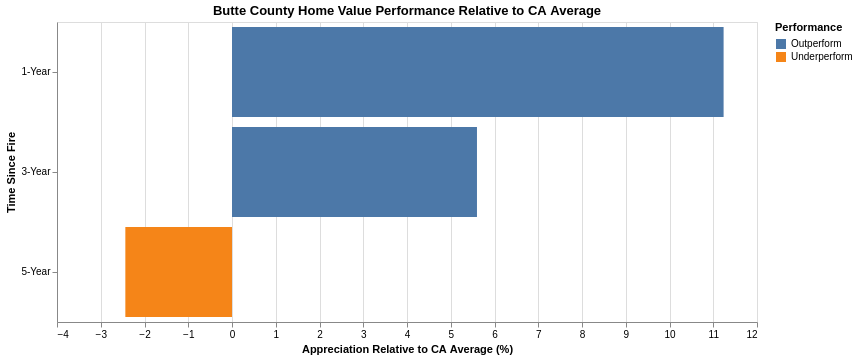

The notebook cell this image was saved under:
### Code cell
#Identify 1-year, 3-year, and 5-year post-fire date columns
yr1_col = [c for c in date_cols if '2019-11' in c][0]
yr3_col = [c for c in date_cols if '2021-11' in c][0]
yr5_col = [c for c in date_cols if '2023-11' in c][0]

#Calculate percentage changes for Butte and CA Average
def calc_appreciation(series, start_col, end_col):
    return ((series[end_col] - series[start_col]) / series[start_col]) * 100

butte_appr = {
    '1-Year': calc_appreciation(butte, fire_month_col, yr1_col),
    '3-Year': calc_appreciation(butte, fire_month_col, yr3_col),
    '5-Year': calc_appreciation(butte, fire_month_col, yr5_col)
}

ca_appr = {
    '1-Year': calc_appreciation(ca_avg, fire_month_col, yr1_col),
    '3-Year': calc_appreciation(ca_avg, fire_month_col, yr3_col),
    '5-Year': calc_appreciation(ca_avg, fire_month_col, yr5_col)
}

#Calculate Relative Performance (Butte - CA Average)
rel_perf = {
    '1-Year': butte_appr['1-Year'] - ca_appr['1-Year'],
    '3-Year': butte_appr['3-Year'] - ca_appr['3-Year'],
    '5-Year': butte_appr['5-Year'] - ca_appr['5-Year']
}

perf_df = pd.DataFrame(list(rel_perf.items()), columns=['Timeframe', 'Relative Appreciation (%)'])
perf_df['Performance'] = perf_df['Relative Appreciation (%)'].apply(lambda x: 'Outperform' if x > 0 else 'Underperform')

#Visualize Relative Performance
bar_chart = alt.Chart(perf_df).mark_bar().encode(
    y=alt.Y('Timeframe:N', sort=['1-Year', '3-Year', '5-Year'], title='Time Since Fire'),
    x=alt.X('Relative Appreciation (%):Q', title='Appreciation Relative to CA Average (%)'),
    color=alt.Color('Performance:N', scale=alt.Scale(domain=['Outperform', 'Underperform'], range=['#4c78a8', '#f58518'])),
    tooltip=['Timeframe', alt.Tooltip('Relative Appreciation (%):Q', format='.2f')]
).properties(
    title='Butte County Home Value Performance Relative to CA Average',
    width=700,
    height=300
)

bar_chart

### Figure 1 — Vega-Lite specification as saved in the notebook (floating-point values rounded to 4 significant figures)
{"config": {"view": {"continuousWidth": 300, "continuousHeight": 300}}, "data": {"name": "data-ca851d9bc32e8d862482727ba6b5e74f"}, "mark": {"type": "bar"}, "encoding": {"color": {"field": "Performance", "scale": {"domain": ["Outperform", "Underperform"], "range": ["#4c78a8", "#f58518"]}, "type": "nominal"}, "tooltip": [{"field": "Timeframe", "type": "nominal"}, {"field": "Relative Appreciation (%)", "format": ".2f", "type": "quantitative"}], "x": {"field": "Relative Appreciation (%)", "title": "Appreciation Relative to CA Average (%)", "type": "quantitative"}, "y": {"field": "Timeframe", "sort": ["1-Year", "3-Year", "5-Year"], "title": "Time Since Fire", "type": "nominal"}}, "height": 300, "title": "Butte County Home Value Performance Relative to CA Average", "width": 700, "$schema": "https://vega.github.io/schema/vega-lite/v5.20.1.json", "datasets": {"data-ca851d9bc32e8d862482727ba6b5e74f": [{"Timeframe": "1-Year", "Relative Appreciation (%)": 11.24, "Performance": "Outperform"}, {"Timeframe": "3-Year", "Relative Appreciation (%)": 5.6, "Performance": "Outperform"}, {"Timeframe": "5-Year", "Relative Appreciation (%)": -2.438, "Performance": "Underperform"}]}}
